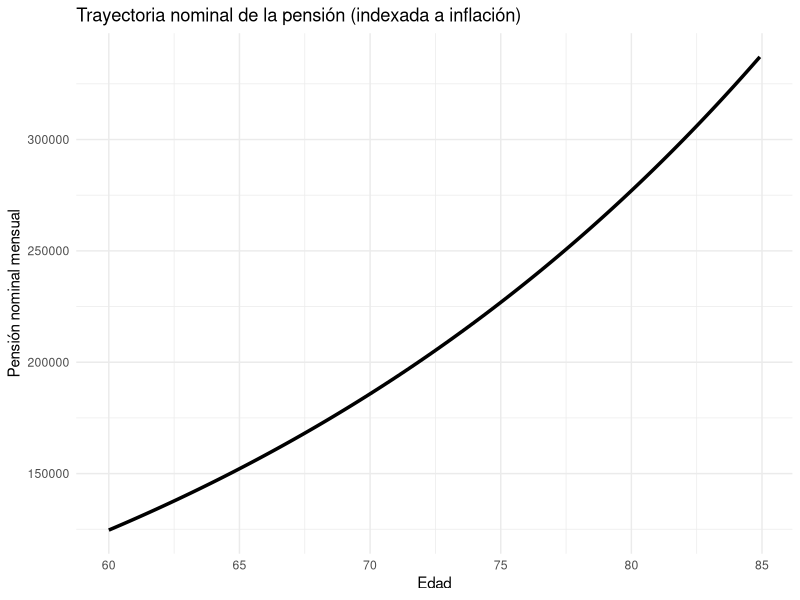
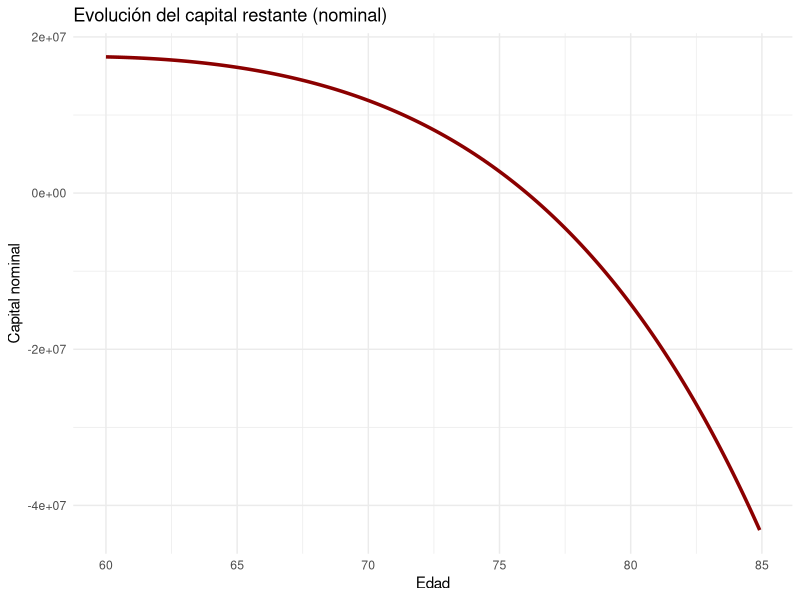

Recreate these plots in R, in order.
library(tidyverse)

# =========================
# PARAMETROS
# =========================

edad_inicio <- 20
edad_retiro <- 60
edad_muerte <- 85

salario_inicial <- 30000

crec_real_salario <- 0.01
inflacion <- 0.04

cotizacion <- 0.084

rendimiento_real <- 0.04
tasa_tecnica_real <- 0.03

# conversion a tasas nominales

rendimiento_nominal <- (1+rendimiento_real)*(1+inflacion)-1
tasa_tecnica_nominal <- (1+tasa_tecnica_real)*(1+inflacion)-1

meses_trabajo <- (edad_retiro-edad_inicio)*12
meses_retiro <- (edad_muerte-edad_retiro)*12

# =========================
# ACUMULACION DEL FONDO
# =========================

edad <- seq(edad_inicio, edad_retiro-1/12, by=1/12)

crec_nominal_salario <- (1+crec_real_salario)*(1+inflacion)-1

salario <- salario_inicial*(1+crec_nominal_salario)^(edad-edad_inicio)

aporte <- salario*cotizacion

fondo <- numeric(length(edad))

for(i in 2:length(fondo)){
  
  fondo[i] <- fondo[i-1]*(1+rendimiento_nominal/12) + aporte[i]
  
}

capital <- tail(fondo,1)

cat("Capital nominal al retiro:", round(capital),"\n")

# =========================
# RETIRO PROGRAMADO
# =========================

edad_pension <- seq(edad_retiro, edad_muerte-1/12, by=1/12)

pension <- numeric(meses_retiro)
fondo_retiro <- numeric(meses_retiro)

fondo_retiro[1] <- capital

for(t in 1:meses_retiro){
  
  # recalculo anual
  
  if(t==1 | (t-1)%%12==0){
    
    vida_restante <- meses_retiro - t + 1
    
    anualidad <- sum(1/(1+tasa_tecnica_nominal/12)^(1:vida_restante))
    
    pension_base <- fondo_retiro[t]/anualidad
    
  }
  
  # indexacion por inflacion
  
  if(t==1){
    
    pension[t] <- pension_base
    
  } else {
    
    pension[t] <- pension[t-1]*(1+inflacion/12)
    
  }
  
  # evolucion del fondo
  
  if(t < meses_retiro){
    
    fondo_retiro[t+1] <- fondo_retiro[t]*(1+rendimiento_nominal/12) - pension[t]
    
  }
  
}

df <- data.frame(
  
  edad = edad_pension,
  pension = pension,
  fondo = fondo_retiro
  
)

# =========================
# GRAFICO PENSION
# =========================

ggplot(df,aes(x=edad,y=pension))+
  
  geom_line(size=1.2)+
  
  labs(
    title="Trayectoria nominal de la pensión (indexada a inflación)",
    x="Edad",
    y="Pensión nominal mensual"
  )+
  
  theme_minimal()

# =========================
# GRAFICO CAPITAL
# =========================

ggplot(df,aes(x=edad,y=fondo))+
  
  geom_line(size=1.2,color="darkred")+
  
  labs(
    title="Evolución del capital restante (nominal)",
    x="Edad",
    y="Capital nominal"
  )+
  
  theme_minimal()
